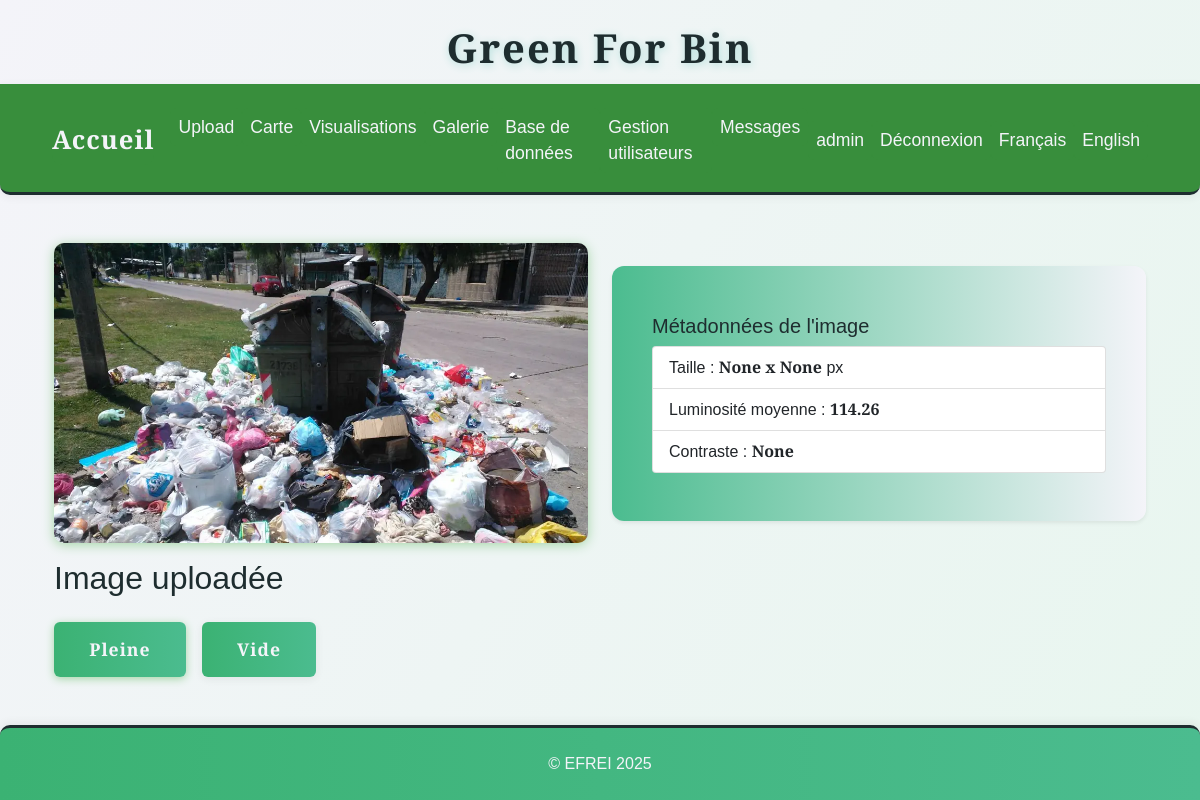
/annotate/3586.full.jpeg (signed in), run on an earlier commit of the app's database.
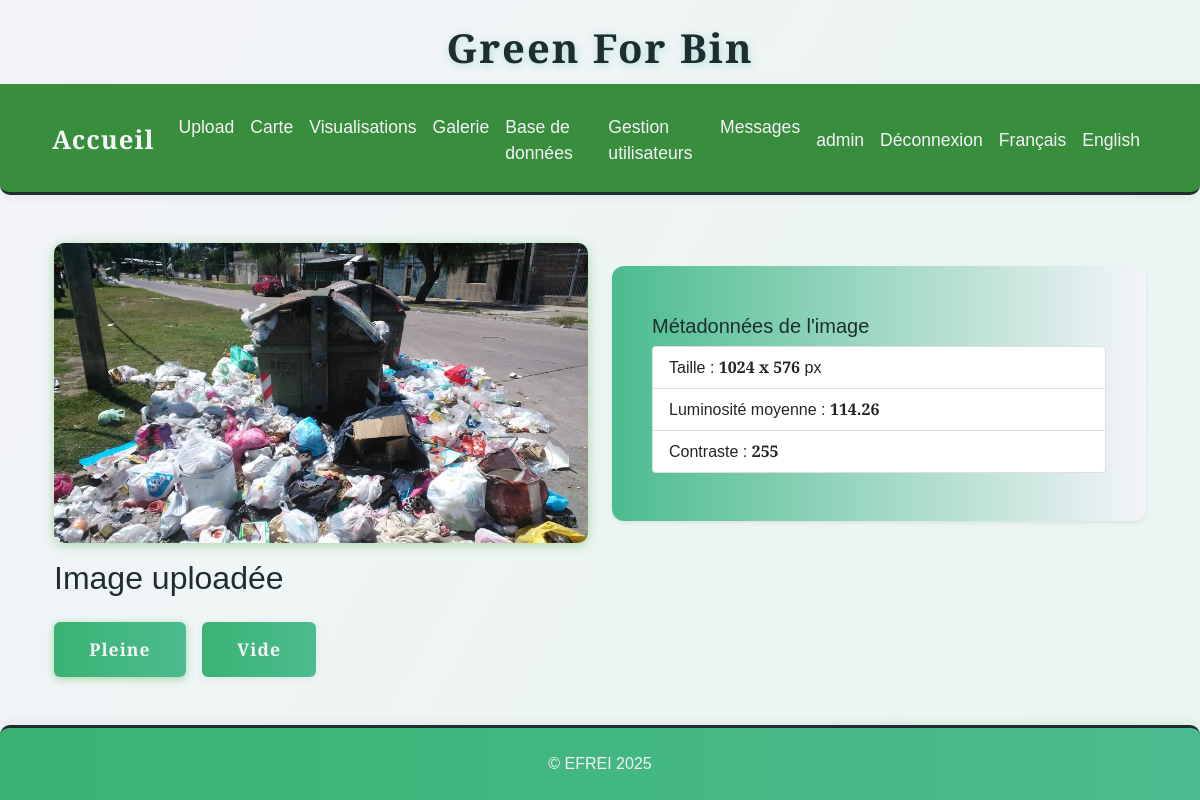
And on a later commit of the database.
### tables this page shows
CREATE TABLE images (
                id INTEGER PRIMARY KEY AUTOINCREMENT,
                filename TEXT,
                upload_date TEXT,
                annotation TEXT,
                width INTEGER,
                height INTEGER,
                file_size INTEGER,
                avg_color TEXT,
                hist_rgb TEXT,
                hist_lum TEXT,
                contrast INTEGER,
                contour_count INTEGER,
                localisation TEXT
            );

### app.py (the view, shortened to what this page needs)
@app.route('/annotate/<filename>', methods=['GET', 'POST'])
@login_required
def annotate(filename):
    auto_label = request.args.get('auto_label')
    with sqlite3.connect(DB_PATH) as conn:
        c = conn.cursor()
        c.execute('''
            SELECT width, height, contrast
            FROM images
            WHERE filename = ?
        ''', (filename,))
        row = c.fetchone()
        if row:
            width, height, contrast = row
        else:
            width, height, contrast = None, None, None
    image_path = os.path.join(app.config['UPLOAD_FOLDER'], filename)
    luminosity = None
    try:
        img = Image.open(image_path).convert('L')
        np_img = np.array(img)
        luminosity = round(float(np.mean(np_img)), 2)
    except Exception as e:
        print(f"[ANNOTATE] Erreur calcul luminosité : {e}")
    metadata = {
        'width': width,
        'height': height,
        'contrast': contrast,
        'luminosity': luminosity
    }
    return render_template('annotate.html', filename=filename, auto_label=auto_label, metadata=metadata)

### app.py (called while the page is built)
def get_locale():
    return session.get('lang', request.accept_languages.best_match(['en', 'fr']))

@app.context_processor
def inject_locale():
    return dict(get_locale=get_locale)

def login_required(f):
    @wraps(f)
    def decorated_function(*args, **kwargs):
        if 'user_id' not in session:
            flash('Vous devez être connecté pour accéder à cette page.', 'error')
            return redirect(url_for('login'))
        return f(*args, **kwargs)
    return decorated_function

### templates/annotate.html (shortened to what this page needs)
<!DOCTYPE html>
{% extends "base.html" %}
{% block content %}
<div class="container mt-4">
    <div class="row align-items-center">
        <div class="col-md-6 text-center">
            <img src="{{ url_for('static', filename='uploads/' ~ filename.rsplit('.', 1)[0] ~ '.webp') }}" alt="{{ _('Image à annoter') }}" class="img-fluid mb-3" style="max-height:350px;" loading="lazy">
        </div>
        <div class="col-md-6">
            <div class="card bg-creme shadow-sm mb-3">
                <div class="card-body">
                    <h5 class="card-title">{{ _("Métadonnées de l'image") }}</h5>
                    <ul class="list-group">
                        <li class="list-group-item">{{ _('Taille') }} : <b>{{ metadata.width }} x {{ metadata.height }}</b> px</li>
                        <li class="list-group-item">{{ _('Luminosité moyenne') }} : <b>{{ metadata.luminosity }}</b></li>
                        <li class="list-group-item">{{ _('Contraste') }} : <b>{{ metadata.contrast }}</b></li>
                    </ul>
                </div>
            </div>
        </div>
    </div>
    <h2>{{ _('Image uploadée') }}</h2>
    <form method="POST" class="d-flex gap-3">
        <button type="submit" name="annotation" value="pleine" class="btn btn-success btn-lg">{{ _('Pleine') }}</button>
        <button type="submit" name="annotation" value="vide" class="btn btn-outline-success btn-lg">{{ _('Vide') }}</button>
    </form>
</div>
{% endblock %}

What changed in the data, as far as the page shows it:
added images: width "1024", height "576", contrast "255"
Also different on the page:
{{ metadata.width }}: "None" → (not shown)
{{ metadata.height }}: "None" → (not shown)
{{ metadata.contrast }}: "None" → (not shown)
